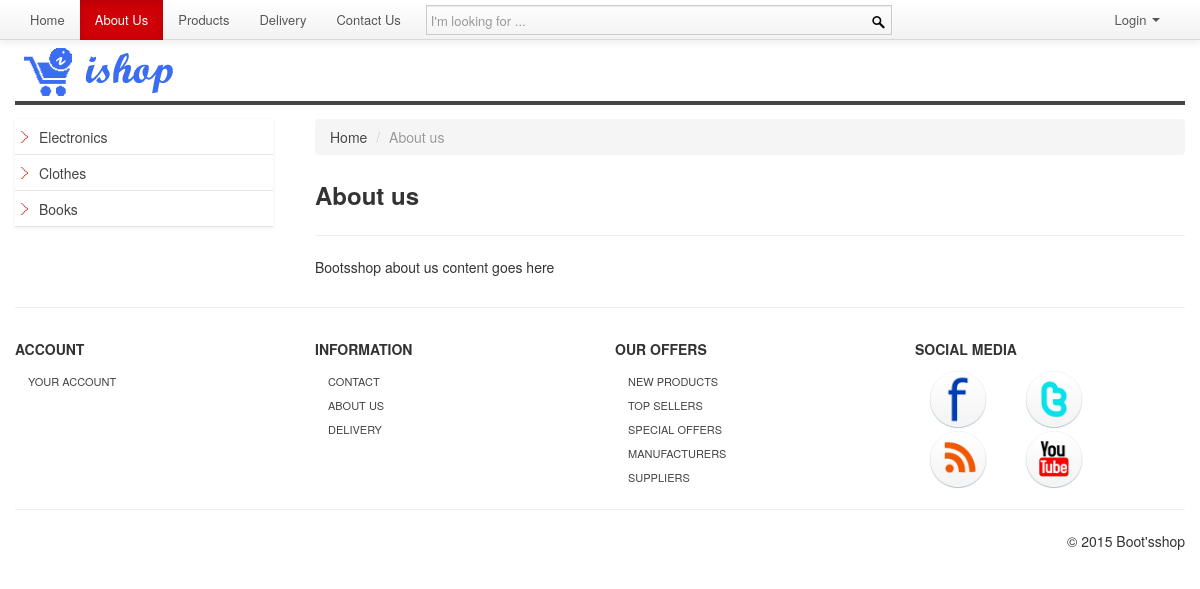
Page /about-us on the committed database.
### tables this page shows
CREATE TABLE `product_categories` (
  `category_id` int(11) NOT NULL,
  `category_description` varchar(95) DEFAULT NULL,
  `created_from_ip` varchar(45) DEFAULT NULL,
  `updated_from_ip` varchar(45) DEFAULT NULL,
  `date_created` datetime DEFAULT NULL,
  `date_updated` datetime DEFAULT NULL
);

CREATE TABLE `pages` (
  `page_id` int(11) NOT NULL,
  `meta_title` varchar(45) DEFAULT NULL,
  `meta_description` varchar(45) DEFAULT NULL,
  `meta_keywords` varchar(45) DEFAULT NULL,
  `content` text,
  `created_from_ip` varchar(45) DEFAULT NULL,
  `updated_from_ip` varchar(45) DEFAULT NULL,
  `date_created` datetime DEFAULT NULL,
  `date_updated` datetime DEFAULT NULL
);

### application/views/welcome/themes/default/content.php (called while the page is built)
<?php
if (isset($page)) {
    if (isset($module)) {
        $this->load->view("$module/$page");
    } else {
        $this->load->view($page);
    }
}

### application/views/welcome/themes/default/layout.php (called while the page is built, shortened)
<?php
$this->load->view($this->config->item('bootsshop_template_dir_welcome') . 'header');
$this->load->view($this->config->item('bootsshop_template_dir_welcome') . 'content');

### application/modules/welcome/controllers/pages.php (called while the page is built, shortened)
<?php
class Pages extends MY_Controller {
    public function page_details() {
        $this->load->model(array('welcome/pages_model','welcome/products_model'));
        $page_name = $this->uri->segment(1, 0);
        $page_id = 0;
        if ($page_name == 'about-us') {
            $page_id = 1;
            $data['current_page'] = 'about-us';
        } else if ($page_id == 'delivery') {
            $page_id = 2;
            $data['current_page'] = 'delivery';
        }
        $data['product_categories'] = $this->products_model->get_categories();
        $data['content'] = $this->pages_model->get_by_id($page_id);
        $data['page'] = $this->config->item('bootsshop_template_dir_welcome') . "page";
        $this->load->view($this->_container, $data);
    }
}

### index.php (called while the page is built, shortened)
<?php
require_once BASEPATH.'core/CodeIgniter.php';

### application/modules/welcome/models/products_model.php (called while the page is built, shortened)
<?php
class Products_model extends MY_Model {
    public function get_categories() {
        $Q = $this->db->get('product_categories');
        if ($Q->num_rows() > 0) {
            foreach ($Q->result_array() as $row) {
                $data[] = $row;
            }
        }
        return $data;
    }
}

### application/modules/welcome/models/pages_model.php (called while the page is built, shortened)
<?php
class Pages_model extends MY_Model {
    public function __construct() {
        $this->table_name = 'pages';
    }
}

### application/core/MY_Model.php (called while the page is built, shortened)
<?php
class MY_Model extends CI_Model {
    protected $table_name = '';
    protected $primary_key = '';
    public function get_by_id($primary_key_value, $fields = '') {
        $data = array();
        $this->db->where($this->primary_key, $primary_key_value);
        $Q = $this->db->get($this->table_name);
        if ($Q->num_rows() > 0) {
            $data = $Q->row_array();
        }
        return $data;
    }
}

### application/modules/welcome/views/themes/default/page.php (the view)
<div class="row">
    <div id="sidebar" class="span3">
        <ul class="nav nav-list bs-docs-sidenav" style="display: block;">
            <?php if (count($product_categories)): ?>
                <?php foreach ($product_categories as $key => $list): ?>
                    <li class="subMenu"><a> <?= $list['category_description'] ?></a></li>
                <?php endforeach; ?>
            <?php endif; ?>
        </ul>
    </div>
    <div class="span9" id="mainCol">
        <ul class="breadcrumb">
            <li><a href="<?= base_url() ?>">Home</a> <span class="divider">/</span></li>
            <li class="active"><?= $content['meta_title'] ?></li>
        </ul>
        <h3> <?= $content['meta_title'] ?></h3>
        <hr class="soft"/>
        <?= $content['content'] ?>
    </div>
</div>

### assets/frontend/assets/css/docs.css (style rules this page uses)
body { position: relative; padding-top: 40px; }
.span3 { min-height: 1px; }
.bs-docs-sidenav { width: 228px; margin: 30px 0 0; padding: 0; background-color: #fff; -webkit-border-radius: 6px; -moz-border-radius: 6px; border-radius: 6px; -webkit-box-shadow: 0 1px 4px rgba(0,0,0,.065); -moz-box-shadow: 0 1px 4px rgba(0,0,0,.065); box-shadow: 0 1px 4px rgba(0,0,0,.065); }
.bs-docs-sidenav > li > a { display: block; *width: 190px; margin: 0 0 -1px; padding: 8px 14px; border: 1px solid #e5e5e5; }
.bs-docs-sidenav > li:first-child > a { -webkit-border-radius: 6px 6px 0 0; -moz-border-radius: 6px 6px 0 0; border-radius: 6px 6px 0 0; }
.bs-docs-sidenav > li:last-child > a { -webkit-border-radius: 0 0 6px 6px; -moz-border-radius: 0 0 6px 6px; border-radius: 0 0 6px 6px; }
@media (min-width: 1200px) { .bs-docs-sidenav { width: 258px; } }

### assets/frontend/style.css (style rules this page uses)
body { padding-top: 0; }
a, a:hover { color:#444; }
#accordion2, #legalNotice, .justify, #mainCol { text-align:justify }
#sidebar .bs-docs-sidenav > li > a { border: 0; }
#sidebar ul { margin-top:0px; padding:0 }
#sidebar ul li { border-bottom:1px solid #e5e5e5; }
#sidebar ul li a { background-image: url("assets/img/arrowR.png"); border-radius:0; padding-left:24px;background-position: 6px center;background-repeat: no-repeat; }
.bs-docs-sidenav,.btn, select, textarea, input[type="text"], input[type="password"], input[type="datetime"], input[type="datetime-local"], input[type="date"], input[type="month"], input[type="time"], input[type="week"], input[type="number"], input[type="email"], input[type="url"], input[type="search"], input[type="tel"], input[type="color"], .uneditable-input { -webkit-border-radius: 0;-moz-border-radius: 0;border-radius: 0; }

### assets/frontend/product.css (style rules this page uses)
body { //background-color: #212121; }

### rows in the picture
product_categories: category_description "Electronics"
product_categories: category_description "Clothes"
product_categories: category_description "Books"
pages: meta_title "About us", content "Bootsshop about us content goes here"
